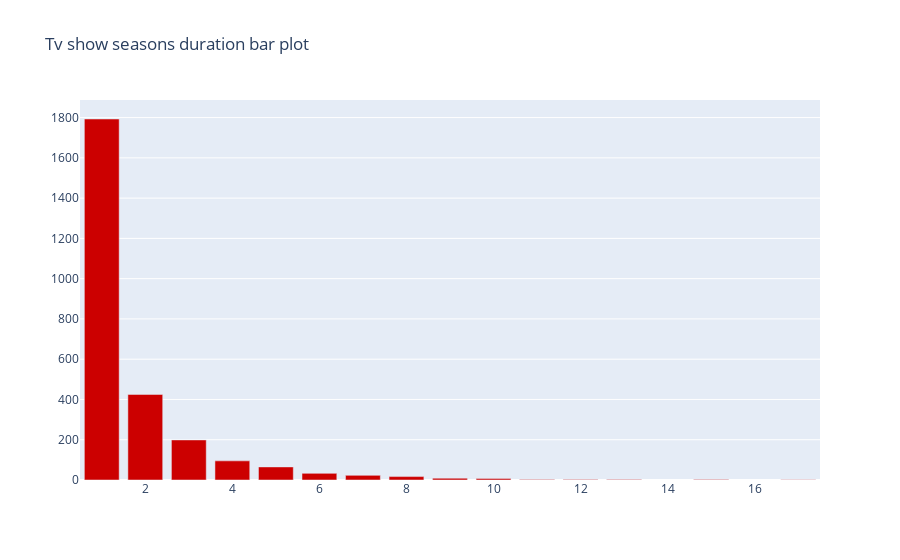

Notebook source saved alongside this figure:
### Code cell
fig

### Figure 1 — Plotly figure (JSON) as saved in the notebook; plotly's stock layout.template omitted (floating-point values rounded to 4 significant figures)
{"data": [{"marker": {"color": "#cc0000"}, "name": "TV Shows", "type": "bar", "x": [1, 2, 3, 4, 5, 6, 7, 8, 9, 10, 13, 15, 12, 11, 17], "y": [1793, 425, 199, 95, 65, 33, 23, 17, 9, 7, 3, 2, 2, 2, 1]}], "layout": {"legend": {"orientation": "h", "x": 0.1, "y": 1.1}, "title": {"text": "Tv show seasons duration bar plot"}}}
